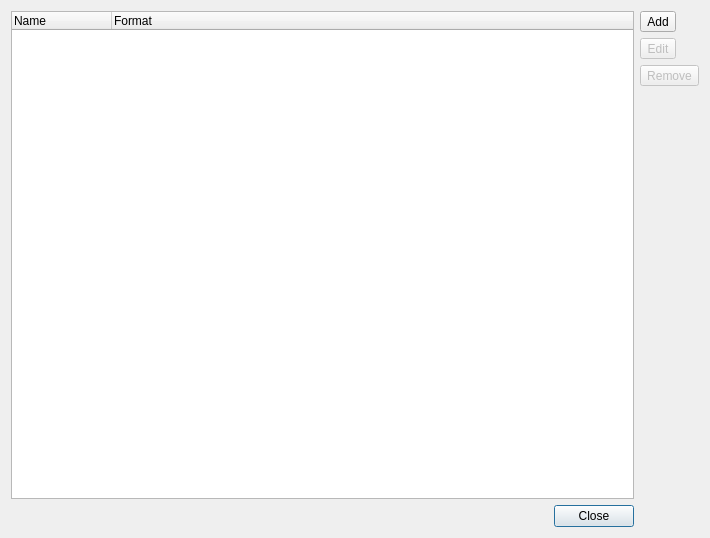
<?xml version="1.0" encoding="UTF-8"?>
<ui version="4.0">
 <class>FormatsDialog</class>
 <widget class="QDialog" name="FormatsDialog">
  <property name="geometry">
   <rect>
    <x>0</x>
    <y>0</y>
    <width>710</width>
    <height>538</height>
   </rect>
  </property>
  <property name="windowTitle">
   <string>Formats</string>
  </property>
  <layout class="QGridLayout" name="gridLayout">
   <item row="1" column="1">
    <widget class="QToolButton" name="tbEdit">
     <property name="enabled">
      <bool>false</bool>
     </property>
     <property name="text">
      <string>Edit</string>
     </property>
    </widget>
   </item>
   <item row="2" column="1">
    <widget class="QToolButton" name="tbRemove">
     <property name="enabled">
      <bool>false</bool>
     </property>
     <property name="text">
      <string>Remove</string>
     </property>
    </widget>
   </item>
   <item row="3" column="1">
    <spacer name="verticalSpacer">
     <property name="orientation">
      <enum>Qt::Vertical</enum>
     </property>
     <property name="sizeHint" stdset="0">
      <size>
       <width>20</width>
       <height>390</height>
      </size>
     </property>
    </spacer>
   </item>
   <item row="0" column="1">
    <widget class="QToolButton" name="tbAdd">
     <property name="text">
      <string>Add</string>
     </property>
    </widget>
   </item>
   <item row="0" column="0" rowspan="5">
    <widget class="QTreeWidget" name="twFormats">
     <column>
      <property name="text">
       <string>Name</string>
      </property>
     </column>
     <column>
      <property name="text">
       <string>Format</string>
      </property>
     </column>
    </widget>
   </item>
   <item row="5" column="0">
    <widget class="QDialogButtonBox" name="buttonBox">
     <property name="orientation">
      <enum>Qt::Horizontal</enum>
     </property>
     <property name="standardButtons">
      <set>QDialogButtonBox::Close</set>
     </property>
    </widget>
   </item>
  </layout>
  <zorder>groupBox</zorder>
  <zorder>twFormats</zorder>
  <zorder>groupBox_2</zorder>
  <zorder>tbAdd</zorder>
  <zorder>verticalSpacer</zorder>
  <zorder>tbRemove</zorder>
  <zorder>twFormats</zorder>
  <zorder>tbEdit</zorder>
  <zorder>buttonBox</zorder>
 </widget>
 <resources/>
 <connections>
  <connection>
   <sender>buttonBox</sender>
   <signal>accepted()</signal>
   <receiver>FormatsDialog</receiver>
   <slot>accept()</slot>
   <hints>
    <hint type="sourcelabel">
     <x>248</x>
     <y>254</y>
    </hint>
    <hint type="destinationlabel">
     <x>157</x>
     <y>274</y>
    </hint>
   </hints>
  </connection>
  <connection>
   <sender>buttonBox</sender>
   <signal>rejected()</signal>
   <receiver>FormatsDialog</receiver>
   <slot>reject()</slot>
   <hints>
    <hint type="sourcelabel">
     <x>316</x>
     <y>260</y>
    </hint>
    <hint type="destinationlabel">
     <x>286</x>
     <y>274</y>
    </hint>
   </hints>
  </connection>
 </connections>
</ui>
